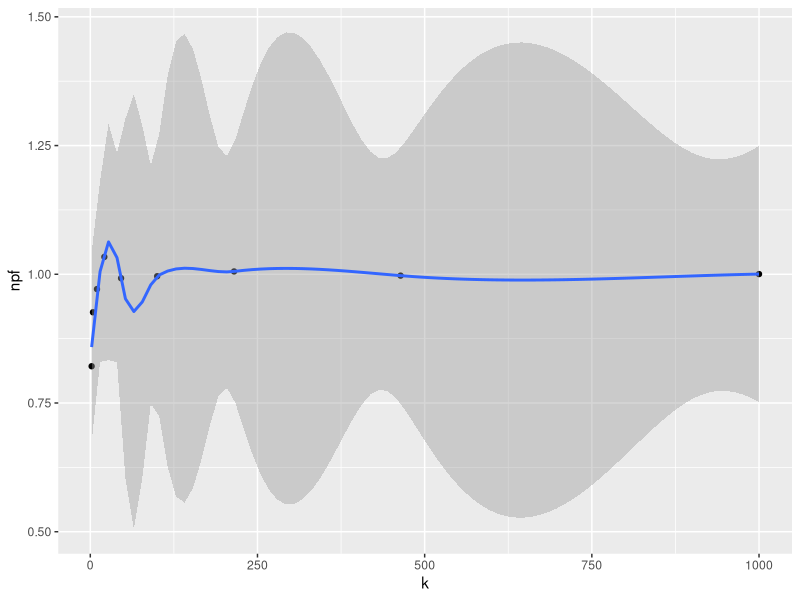
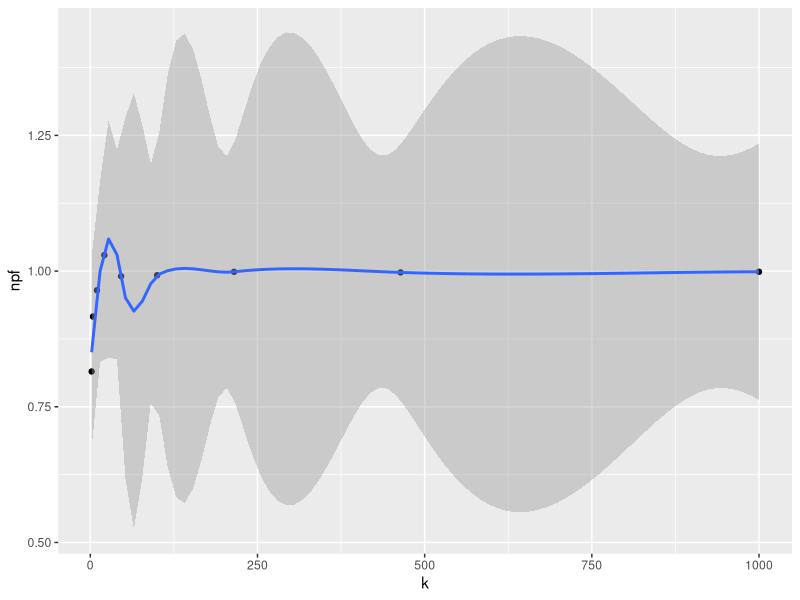
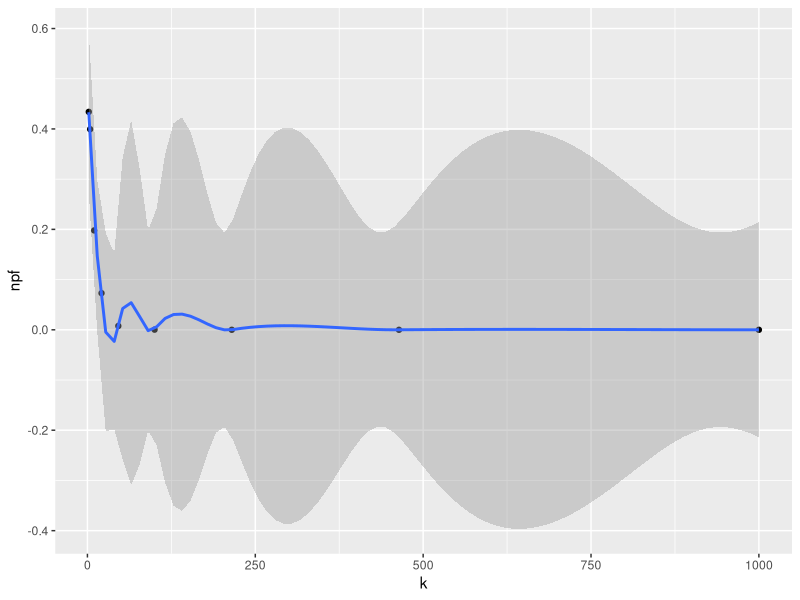
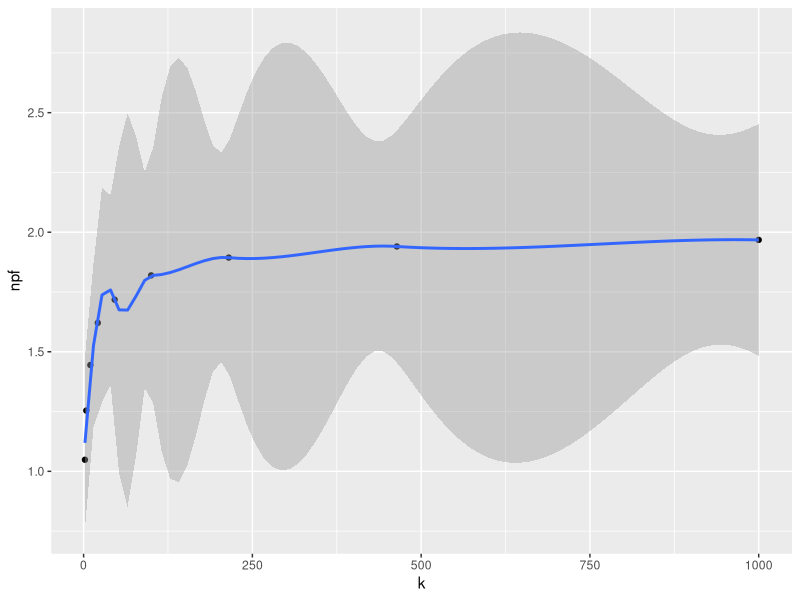

R code for these plots, in order:
require(tidyverse)
neut0 <- read.csv("results copy/ctr_neut0.csv")
neut1 <- read.csv("results copy/ctr_neut1.csv")
neg <- read.csv("results copy/ctr_neg.csv")
pos <- read.csv("results copy/ctr_pos.csv")

neut0 %>% select(k, npf)
neut1 %>% select(k, npf)
neg %>% select(k, npf)
pos %>% select(k, npf)

neut0plot <- 
  ggplot(neut0, aes(k, npf)) +
  geom_point() +
  geom_smooth()
neut0plot

neut1plot <- 
  ggplot(neut1, aes(k, npf)) +
  geom_point() +
  geom_smooth()
neut1plot

negplot <- 
  ggplot(neg, aes(k, npf)) +
  geom_point() +
  geom_smooth()
negplot

posplot <- 
  ggplot(pos, aes(k, npf)) +
  geom_point() +
  geom_smooth()
posplot


